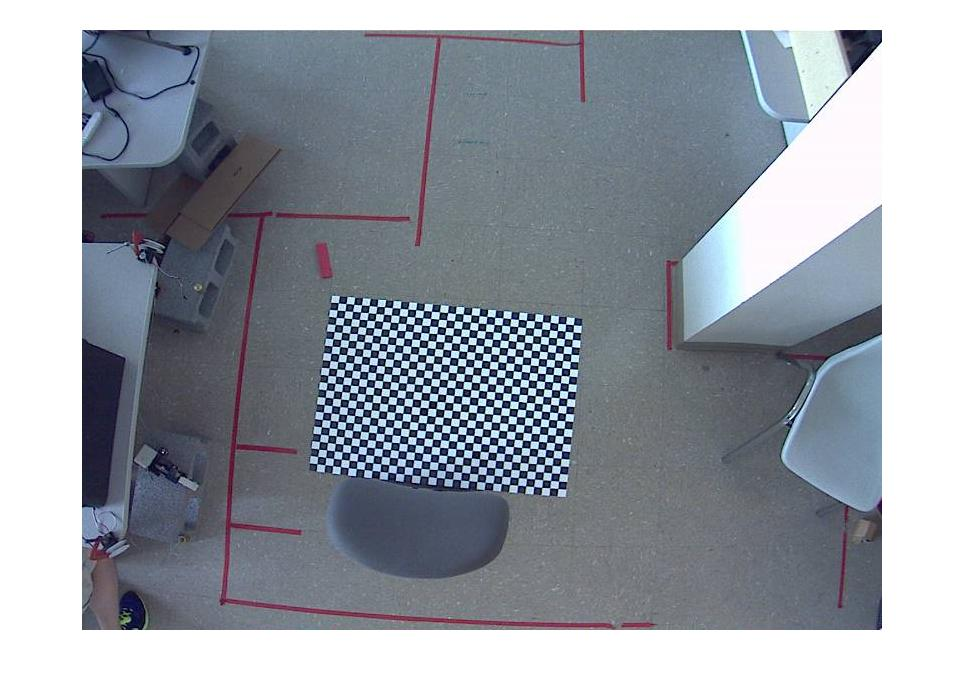
#> input picture camera_calib1.jpg, 964 x 686 px; its folder holds 5 pictures in this run
$ python monocular_calibration.py
#> lines starting #> are read from the running program, lines starting #| are printed output that depends on the picture; after the words box and inside, x2 and y2 are one past the last pixel; in counts of white or black regions, pixels touching at a corner belong together
import numpy as np
import cv2 as cv
import glob


# These are the number of squares that are on the chessboard used for calibration
numMinSquares = 23;
numMaxSquares = 31;

# This line sets the end of the algorithm, max 30 iterations OR 0.001 error
criteria = (cv.TERM_CRITERIA_EPS + cv.TERM_CRITERIA_MAX_ITER, 30, 0.001)

# Object points are points in real 3D world (Example: ((0,0,0), (0,0,1), ..., (4, 5, 9), ...)
objectPoints = np.zeros((numMinSquares*numMaxSquares,3), np.float32)

# ????
objectPoints[:,:2] = np.mgrid[0:numMaxSquares,0:numMinSquares].T.reshape(-1,2)

# These arrays are used to store object points and image points from all the images
# 3D points in real world space
objectPointsoints = []
# 2D points in image plane
imgpoints = []


# Takes all the images that have .jpg as extensions
images = glob.glob('*.jpg')
print("Loading " + str(len(images)) + " images ...");


# For every image...
for fname in images:

    # Loads images and trasnform in black & white
    img = cv.imread(fname)
#> img is the input picture: shape (686, 964, 3); mean B, G, R 164.3, 155.5, 149.5
    gray = cv.cvtColor(img, cv.COLOR_BGR2GRAY)
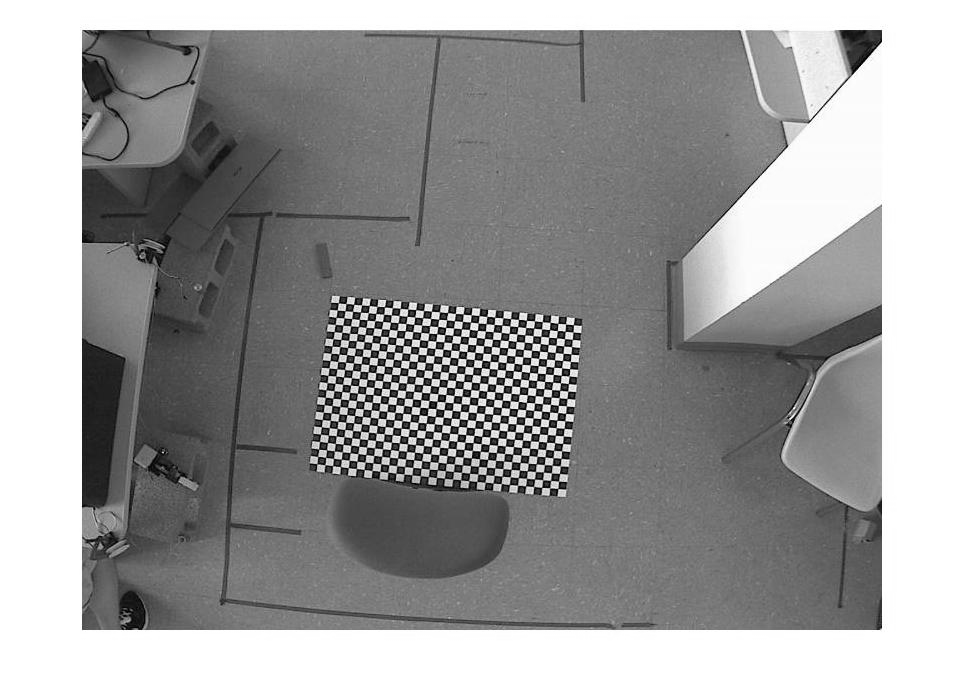
#> gray: shape (686, 964); min 0, max 255, mean 154.7


    # Find the chessboard corners
    ret, corners = cv.findChessboardCorners(gray, (numMaxSquares,numMinSquares), None)
#> ret = False; corners = None

    # If found, add object points, image points (after refining them)
    if ret == True:
        objectPointsoints.append(objectPoints)
        corners2 = cv.cornerSubPix(gray,corners, (11,11), (-1,-1), criteria)
        imgpoints.append(corners2)

        # Draw and display the corners
        cv.drawChessboardCorners(img, (numMaxSquares,numMinSquares), corners2, ret)
        cv.imshow('img', img)
        cv.waitKey(500)
#> pass 2 of the loop `for fname in images:`:
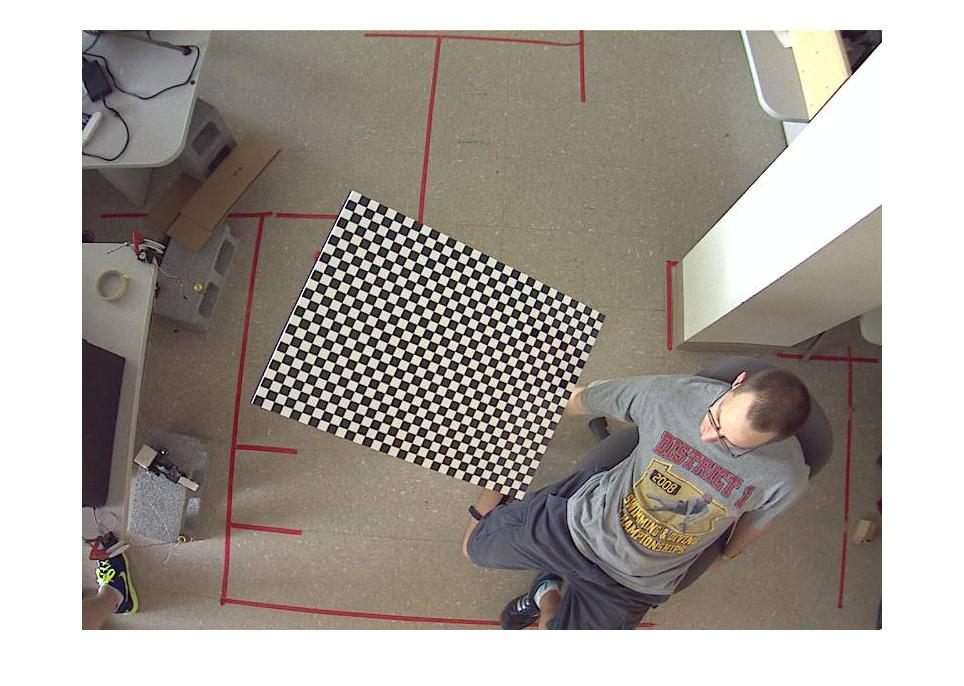
#> input picture camera_calib10.jpg, 964 x 686 px
#> img is the input picture: shape (686, 964, 3); mean B, G, R 152.8, 159.5, 166.2
#> `gray = cv.cvtColor(img, cv.COLOR_BGR2GRAY)`:
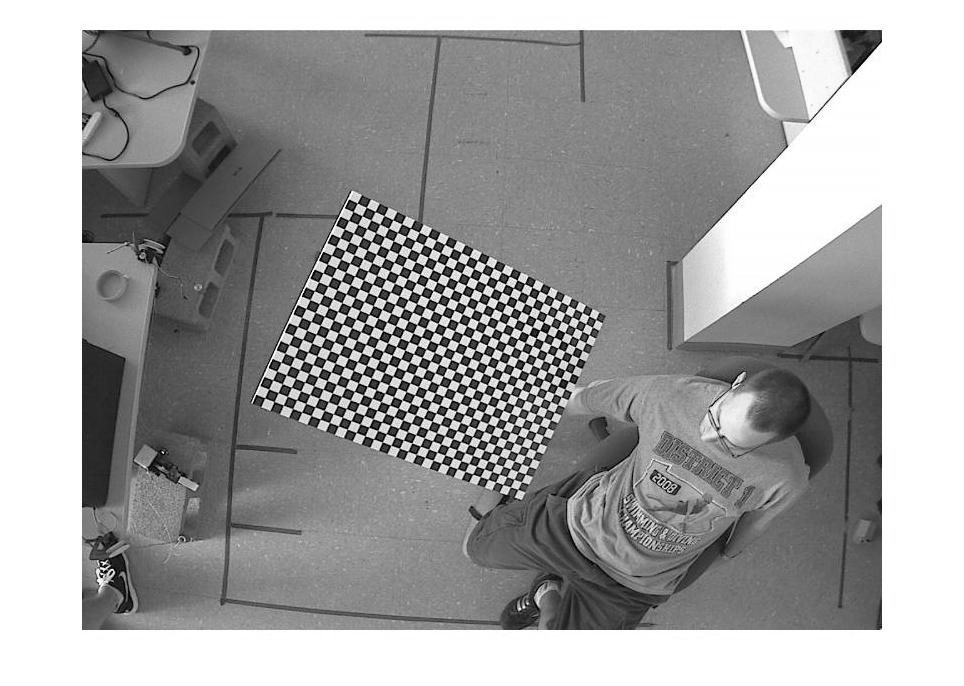
#> gray: shape (686, 964); min 0, max 255, mean 160.7
#> ret = True; corners = 713 rows, first 8: [357.2, 203.1], [366, 207.1], [375, 211.6], [384, 215.5], [393, 220], [401.8, 223.8], [410.3, 228.1], [419.1, 232.2]
#> corners2 = 713 rows, first 8: [348.2, 203.4], [358.6, 209.3], [367.5, 213.7], [386.7, 222.3], [394.8, 226.2], [399.1, 229], [403.7, 230.7], [414.3, 235.6]
#> `cv.drawChessboardCorners(img, (numMaxSquares,numMinSquares), corners2,..`:
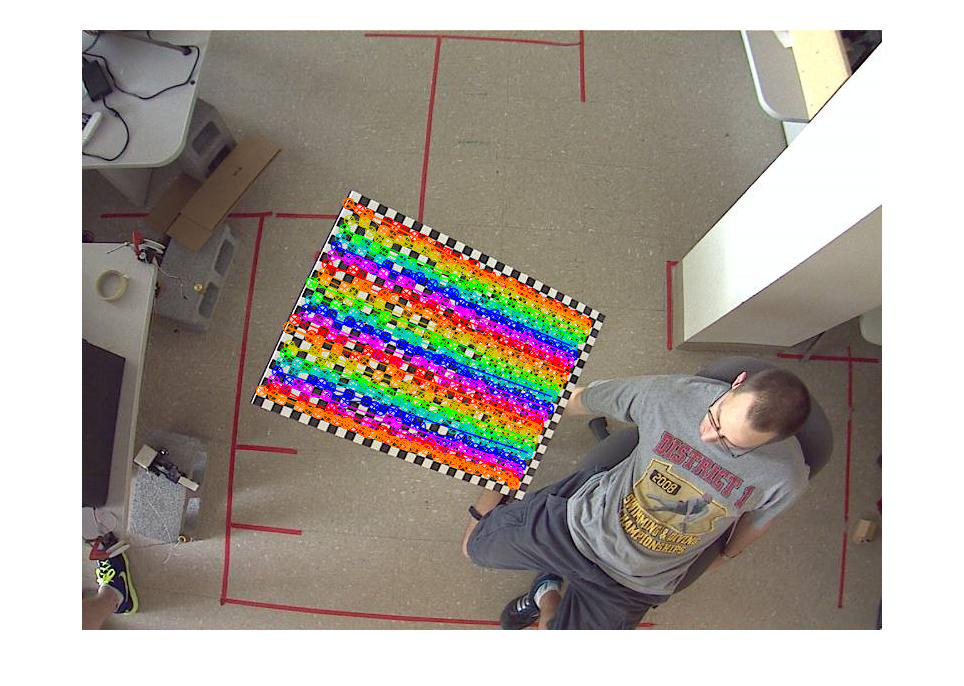
#> img: shape (686, 964, 3); 7.44% of pixels changed, all inside (x1, y1, x2, y2) = (255, 197, 593, 491)
#> pass 3 of the loop `for fname in images:`:
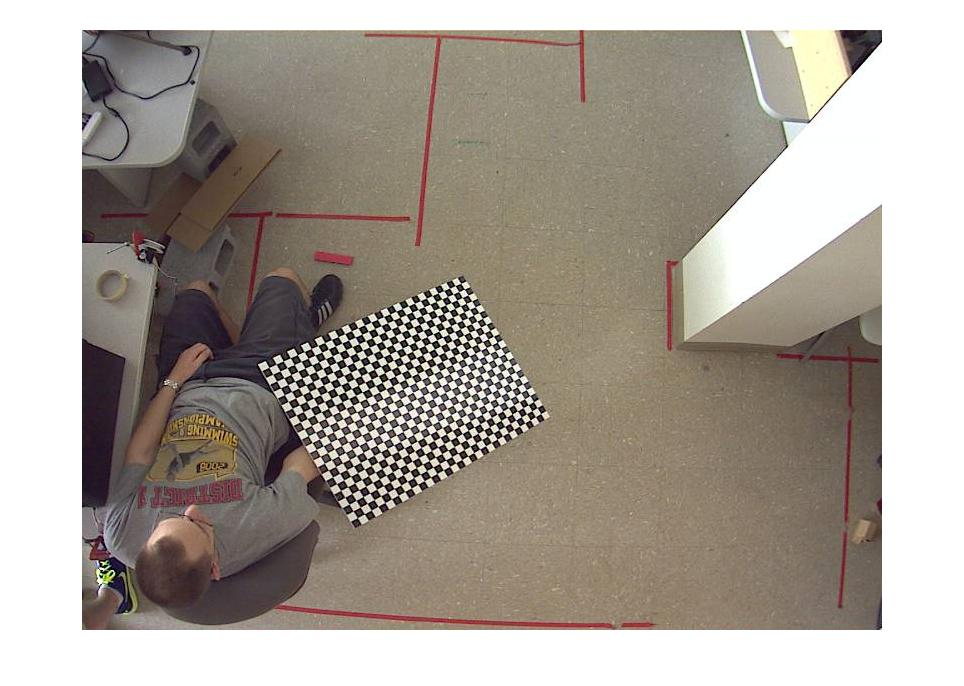
#> input picture camera_calib11.jpg, 964 x 686 px
#> img is the input picture: shape (686, 964, 3); mean B, G, R 151.7, 160.4, 168.3
#> `gray = cv.cvtColor(img, cv.COLOR_BGR2GRAY)`:
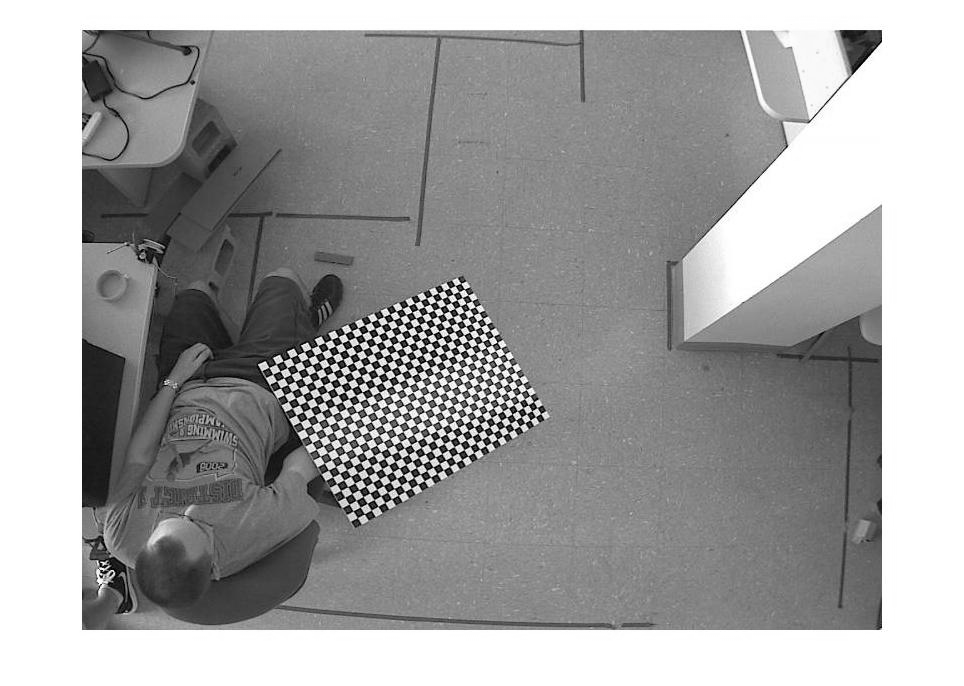
#> gray: shape (686, 964); min 0, max 255, mean 161.8
#> ret = False; corners = None
#> the loop made 5 passes; the first 3 are shown
cv.destroyAllWindows()


# This returns the camera matrix, distortion coefficients, rotation and translation vectors
ret, cameraMatrix, distorsionCoefficients, rotationVector, translationVector = cv.calibrateCamera(objectPointsoints, imgpoints, gray.shape[::-1], None, None)

print("Camera matrix: ");
print(cameraMatrix);

print("Distorsion coefficients: ");
print(distorsionCoefficients);

print("Rotation vector: ");
print(rotationVector);

print("Translation vector: ");
print(translationVector);


# Undistorsion of a single picture
img = cv.imread('camera_calib5.jpg')
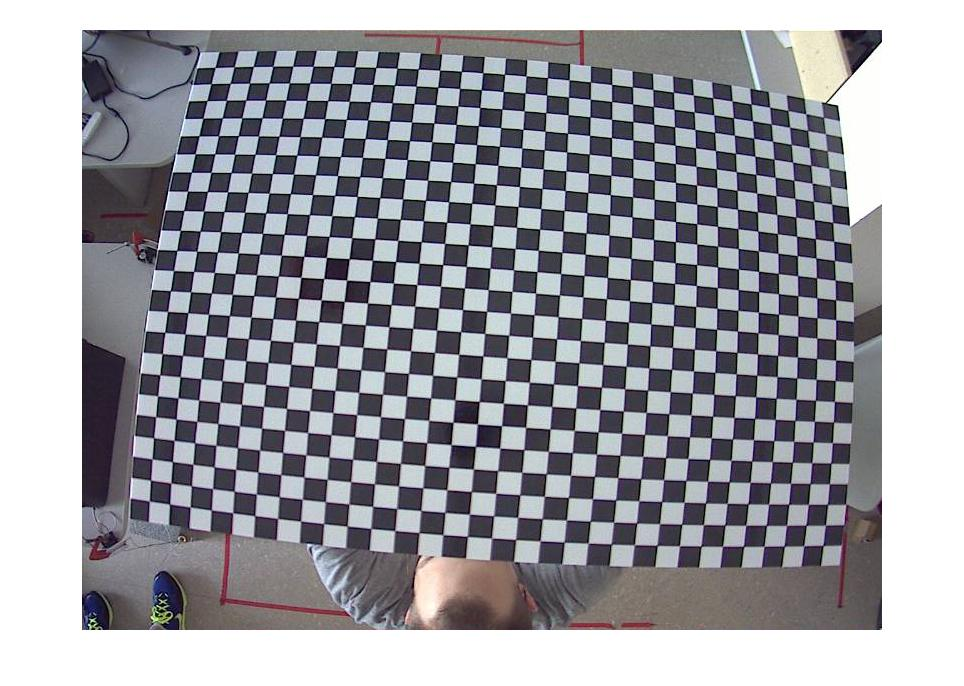
#> input picture camera_calib5.jpg, 964 x 686 px
#> img is the input picture: shape (686, 964, 3); mean B, G, R 163.3, 157.2, 156.7
h,  w = img.shape[:2]
#> h = 686; w = 964
newcameramtx, roi = cv.getOptimalNewCameraMatrix(cameraMatrix, distorsionCoefficients, (w,h), 1, (w,h))
dst = cv.undistort(img, cameraMatrix, distorsionCoefficients, None, newcameramtx)
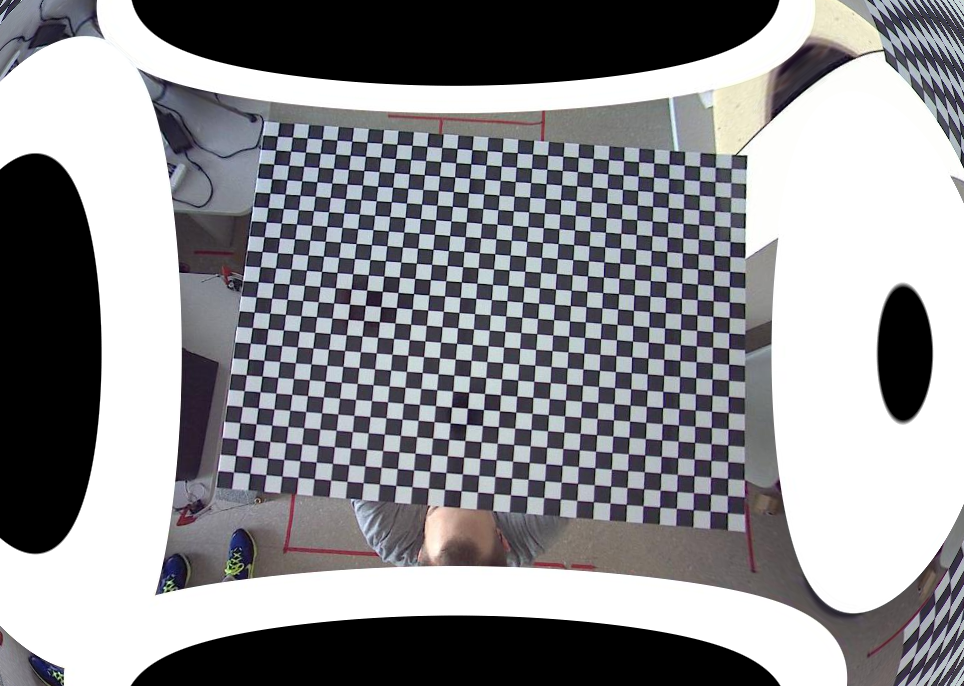
#> dst: shape (686, 964, 3); mean B, G, R 145.1, 141.3, 141.2
# Crop the image
x, y, w, h = roi
dst = dst[y:y+h, x:x+w]
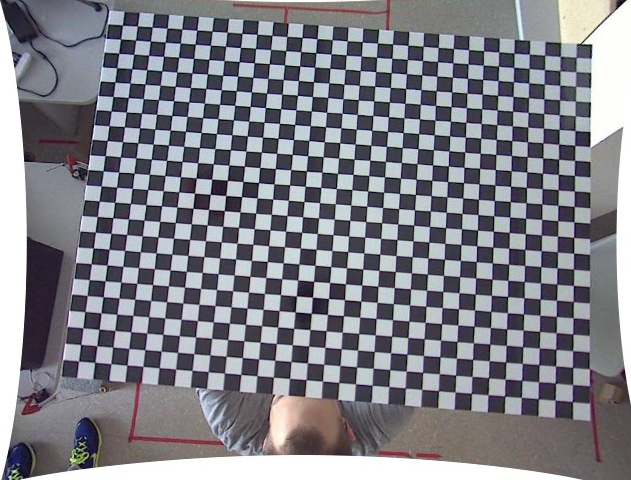
#> dst: shape (480, 631, 3); mean B, G, R 137.1, 129.5, 129.2
cv.imwrite('imageUndistorted.png', dst)


# Estimate the re-projection error
mean_error = 0
for i in range(len(objectPointsoints)):
    imgpoints2, _ = cv.projectPoints(objectPointsoints[i], rotationVector[i], translationVector[i], cameraMatrix, distorsionCoefficients)
    error = cv.norm(imgpoints[i], imgpoints2, cv.NORM_L2)/len(imgpoints2)
    mean_error += error
print( "Re-projection error: {}".format(mean_error/len(objectPointsoints)))
